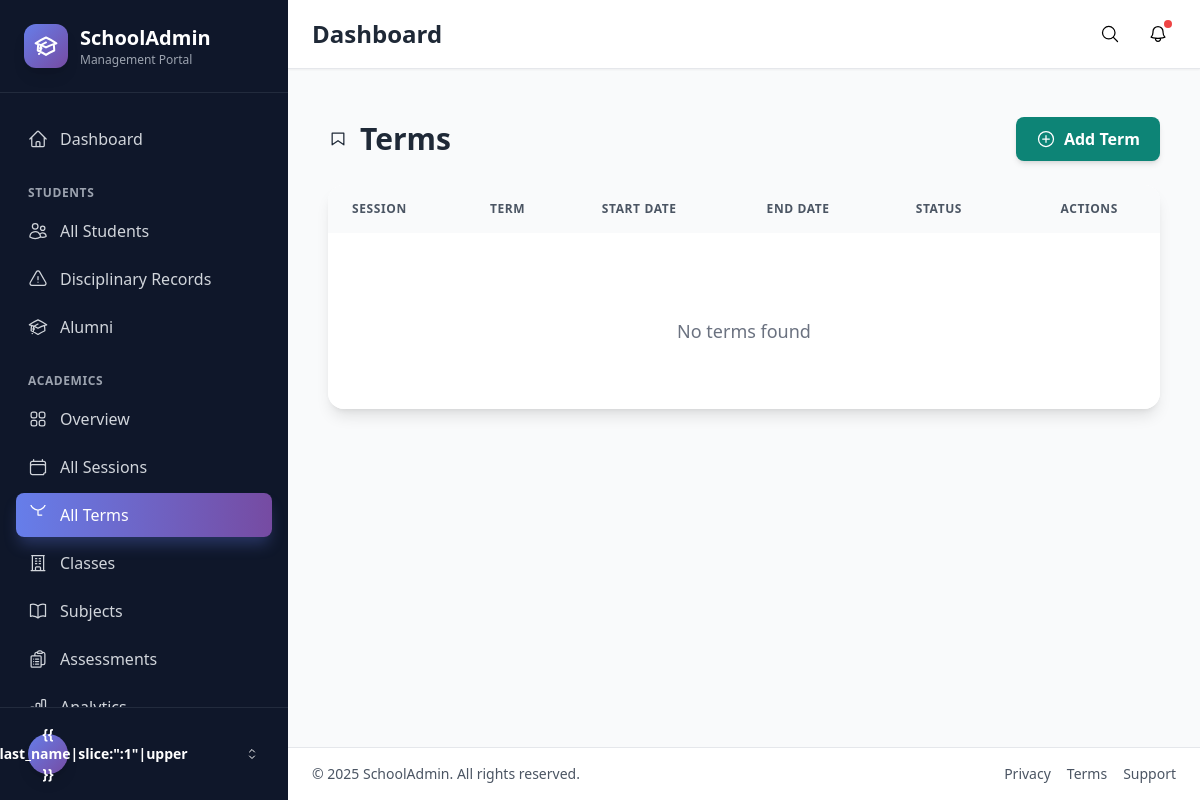
The app's page /academics/terms/ (signed in), older data.
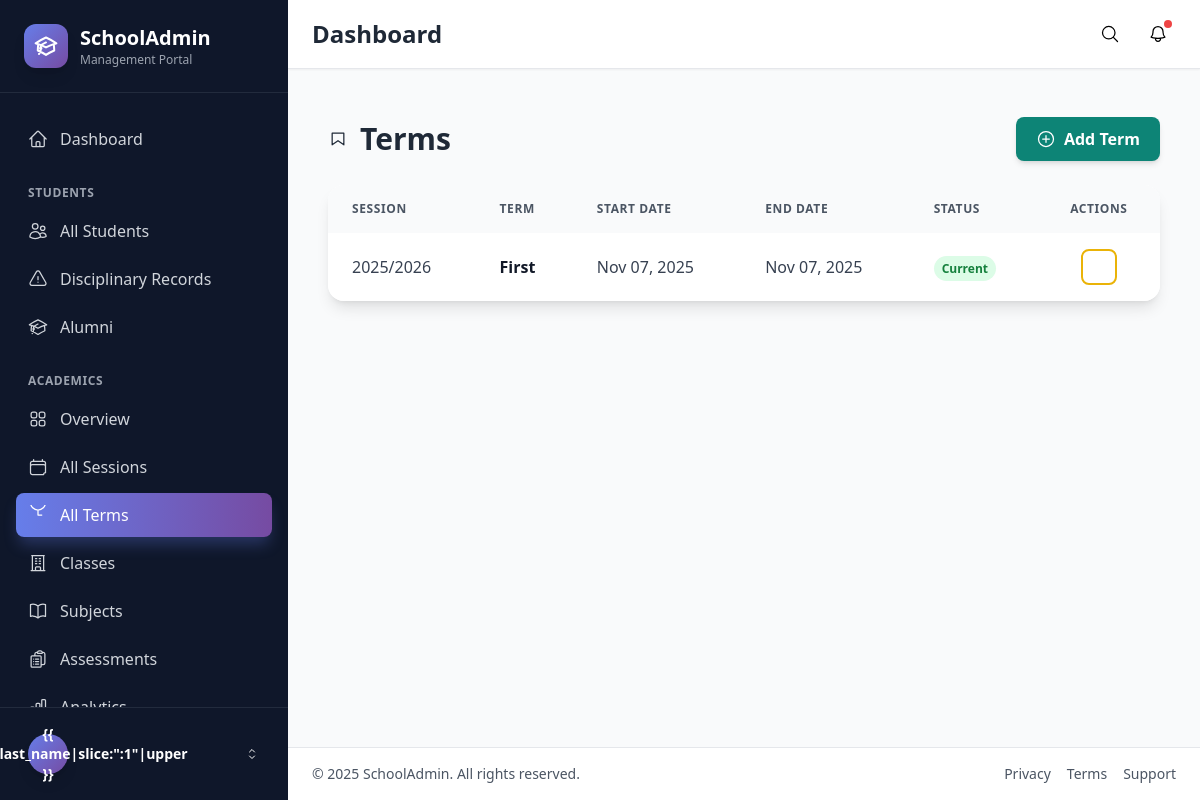
The same page, newer data.
### academics/models.py (models this page shows, shortened)
class Term(models.Model):
    TERM_CHOICES = [
        ("First", "First Term"),
        ("Second", "Second Term"),
        ("Third", "Third Term"),
    ]
    session = models.ForeignKey(
        AcademicSession, on_delete=models.CASCADE, related_name="terms"
    )
    name = models.CharField(max_length=20, choices=TERM_CHOICES)
    start_date = models.DateField()
    end_date = models.DateField()
    is_current = models.BooleanField(default=False)
    class Meta:
        unique_together = ["session", "name"]
        ordering = ["-session__start_date", "name"]

class AcademicSession(models.Model):
    name = models.CharField(max_length=100)  # e.g., "2024/2025"
    start_date = models.DateField()
    end_date = models.DateField()
    is_current = models.BooleanField(default=False)
    class Meta:
        ordering = ["-start_date"]

### academics/views.py (the view)
# urls.py: path("terms/", views.term_list, name="term_list"),
@login_required
@user_passes_test(lambda u: u.is_superuser)
def term_list(request):
    terms = Term.objects.all().order_by("-session__start_date", "name")
    return render(request, "academics/term_list.html", {"terms": terms})

### academics/templates/academics/term_list.html (shortened to what this page needs)
{% extends 'records/base.html' %}
{% block content %}
<div class="container mx-auto px-4 py-6">
    <div class="flex flex-col md:flex-row justify-between items-start md:items-center gap-4 mb-6">
        <h2 class="text-2xl md:text-3xl font-bold text-gray-800 flex items-center gap-3">
            <svg xmlns="http://www.w3.org/2000/svg" viewBox="0 0 24 24" fill="none" stroke="currentColor" stroke-width="1.5" class="w-5 h-5 inline-block"><path stroke-linecap="round" stroke-linejoin="round" d="M5 5v14l7-5 7 5V5z"/></svg> Terms
        </h2>
        <a href="{% url 'academics:term_create' %}" class="inline-flex items-center gap-2 px-5 py-2.5 bg-primary-600 text-white font-semibold rounded-lg shadow-md hover:bg-primary-700 hover:shadow-lg hover:-translate-y-0.5 transition-all">
            <svg xmlns="http://www.w3.org/2000/svg" viewBox="0 0 24 24" fill="none" stroke="currentColor" stroke-width="1.5" class="w-5 h-5 inline-block"><circle cx="12" cy="12" r="9"/><path stroke-linecap="round" stroke-linejoin="round" d="M12 8v8M8 12h8"/></svg> Add Term
        </a>
    </div>
    <div class="bg-white rounded-2xl shadow-lg overflow-hidden">
        <div class="overflow-x-auto">
            <table class="w-full">
                <thead class="bg-gray-50">
                    <tr>
                        <th class="px-6 py-4 text-left text-xs font-semibold text-gray-600 uppercase tracking-wider">Session</th>
                        <th class="px-6 py-4 text-left text-xs font-semibold text-gray-600 uppercase tracking-wider">Term</th>
                        <th class="px-6 py-4 text-left text-xs font-semibold text-gray-600 uppercase tracking-wider">Start Date</th>
                        <th class="px-6 py-4 text-left text-xs font-semibold text-gray-600 uppercase tracking-wider">End Date</th>
                        <th class="px-6 py-4 text-left text-xs font-semibold text-gray-600 uppercase tracking-wider">Status</th>
                        <th class="px-6 py-4 text-center text-xs font-semibold text-gray-600 uppercase tracking-wider">Actions</th>
                    </tr>
                </thead>
                <tbody class="bg-white divide-y divide-gray-200">
                    {% for term in terms %}
                    <tr class="hover:bg-gray-50 transition-colors">
                        <td class="px-6 py-4 whitespace-nowrap text-gray-700">{{ term.session.name }}</td>
                        <td class="px-6 py-4 whitespace-nowrap">
                            <span class="font-semibold text-gray-900">{{ term.name }}</span>
                        </td>
                        <td class="px-6 py-4 whitespace-nowrap text-gray-700">{{ term.start_date|date:"M d, Y" }}</td>
                        <td class="px-6 py-4 whitespace-nowrap text-gray-700">{{ term.end_date|date:"M d, Y" }}</td>
                        <td class="px-6 py-4 whitespace-nowrap">
                            {% if term.is_current %}
                            <span class="px-2 py-1 text-xs font-semibold rounded-full bg-green-100 text-green-700">Current</span>
                            {% else %}
                            <span class="px-2 py-1 text-xs font-semibold rounded-full bg-gray-100 text-gray-700">Inactive</span>
                            {% endif %}
                        </td>
                        <td class="px-6 py-4 whitespace-nowrap text-center">
                            <a href="{% url 'academics:term_update' term.pk %}"
                                class="inline-flex items-center justify-center w-9 h-9 border-2 border-yellow-500 text-yellow-600 rounded-lg hover:bg-yellow-50 transition-colors">
                                <svg xmlns="http://www.w3.org/2000/svg" fill="none" viewBox="0 0 24 24" stroke-width="1.5" stroke="currentColor" class="w-5 h-5 inline-block" title="pencil"></svg>
                            </a>
                        </td>
                    </tr>
                    {% empty %}
                    <tr>
                        <td colspan="6" class="px-6 py-16 text-center">
                            <div class="flex flex-col items-center justify-center">
                                <svg xmlns="http://www.w3.org/2000/svg" fill="none" viewBox="0 0 24 24" stroke-width="1.5" stroke="currentColor" class="w-5 h-5 inline-block" title="inbox text-6xl text-gray-300 mb-4"></svg>
                                <p class="text-gray-500 text-lg font-medium">No terms found</p>
                            </div>
                        </td>
                    </tr>
                    {% endfor %}
                </tbody>
            </table>
        </div>
    </div>
</div>
{% endblock %}

### records/templates/records/base.html (shortened to what this page needs)
<!DOCTYPE html>
<html lang="en" class="h-full">
{% load static %}
<head>
    <script src="https://cdn.tailwindcss.com"></script>
</head>
<body class="h-full bg-gray-50">
    <div class="flex h-full">
        <aside id="sidebar"
            class="fixed inset-y-0 left-0 z-50 w-72 bg-sidebar-bg text-white transform transition-transform duration-300 lg:translate-x-0 -translate-x-full overflow-hidden sidebar-enter {% if 'login' in request.path %}hidden{% endif %}{% block hide_sidebar %}{% endblock %}">
            <div class="flex flex-col h-full">
                <div class="flex items-center gap-3 px-6 py-6 border-b border-gray-700/50">
                    <div class="bg-gradient-to-br from-primary-500 to-secondary-500 p-2.5 rounded-xl shadow-lg">
                    </div>
                    <div>
                        <h1 class="text-xl font-bold">SchoolAdmin</h1>
                        <p class="text-xs text-gray-400">Management Portal</p>
                    </div>
                </div>
                <nav class="flex-1 px-4 py-6 overflow-y-auto">
                    {% if request.user.is_authenticated %}
                    <a href="{% url 'portal:dashboard' %}" class="sidebar-link">
                        <span>Dashboard</span>
                    </a>
                    {% if request.user.is_staff %}
                    {% if not request.user.is_teacher %}
                    <div class="mt-6">
                        <p class="px-3 text-xs font-semibold text-gray-400 uppercase tracking-wider mb-2">Students</p>
                        <a href="{% url 'records:student_list' %}" class="sidebar-link">
                            <span>All Students</span>
                        </a>
                        <a href="{% url 'committee:offense_list' %}" class="sidebar-link">
                            <span>Disciplinary Records</span>
                        </a>
                        {% if request.user.is_superuser %}
                        <a href="{% url 'records:alumni_list' %}" class="sidebar-link">
                            <span>Alumni</span>
                        </a>
                        {% endif %}
                    </div>
                    {% endif %}
                    <div class="mt-6">
                        <p class="px-3 text-xs font-semibold text-gray-400 uppercase tracking-wider mb-2">Academics</p>
                        <a href="{% url 'academics:dashboard' %}" class="sidebar-link">
                            <span>Overview</span>
                        </a>
                        <a href="{% url 'academics:session_list' %}" class="sidebar-link">
                            <span>All Sessions</span>
                        </a>
                        <a href="{% url 'academics:term_list' %}" class="sidebar-link">
                            <svg xmlns="http://www.w3.org/2000/svg" fill="none" viewBox="0 0 24 24" stroke-width="1.5"
                                stroke="currentColor" class="w-5 h-5">
                                <path stroke-linecap="round" stroke-linejoin="round"
                                    d="M12 6v6h4.5m4.5-15a9 9 0 11-18 0 9 9 0 0118 0z" />
                            </svg>
                            <span>All Terms</span>
                        </a>
                        <a href="{% url 'academics:classroom_list' %}" class="sidebar-link">
                            <span>Classes</span>
                        </a>
                        <a href="{% url 'academics:subject_list' %}" class="sidebar-link">
                            <span>Subjects</span>
                        </a>
                        <a href="{% url 'academics:assessment_list' %}" class="sidebar-link">
                            <span>Assessments</span>
                        </a>
                        <a href="{% url 'academics:performance_analytics' %}" class="sidebar-link">
                            <span>Analytics</span>
                        </a>
                    </div>
                    {% endif %}
                    {% endif %}
                </nav>
                <div class="p-4 border-t border-gray-700/50">
                    {% if request.user.is_authenticated %}
                    <div class="relative group">
                        <button
                            class="w-full flex items-center gap-3 px-3 py-2.5 rounded-lg hover:bg-sidebar-hover transition-colors">
                            <div
                                class="w-10 h-10 rounded-full bg-gradient-to-br from-primary-500 to-secondary-500 flex items-center justify-center text-white font-bold text-sm shadow-lg">
                                {{ request.user.first_name|slice:":1"|upper }}{{ request.user.last_name|slice:":1"|upper
                                }}
                            </div>
                            <svg xmlns="http://www.w3.org/2000/svg" fill="none" viewBox="0 0 24 24" stroke-width="1.5"
                                stroke="currentColor" class="w-4 h-4">
                                <path stroke-linecap="round" stroke-linejoin="round"
                                    d="M8.25 15L12 18.75 15.75 15m-7.5-6L12 5.25 15.75 9" />
                            </svg>
                        </button>
                    </div>
                    {% endif %}
                </div>
            </div>
        </aside>
        <div class="flex-1 flex flex-col {% block main_margin %}lg:ml-72{% endblock %}">
            <header class="sticky top-0 z-40 bg-white border-b border-gray-200 backdrop-blur-sm bg-white/95 shadow-sm {% block hide_header %}{% endblock %}">
                <div class="flex items-center justify-between px-6 py-4">
                    <h1 class="text-2xl font-bold text-gray-800">{% block page_title %}Dashboard{% endblock %}</h1>
                    <div class="flex items-center gap-3">
                        <button class="p-2 rounded-lg hover:bg-gray-100 transition-colors" title="Search">
                            <svg xmlns="http://www.w3.org/2000/svg" fill="none" viewBox="0 0 24 24" stroke-width="1.5"
                                stroke="currentColor" class="w-5 h-5">
                                <path stroke-linecap="round" stroke-linejoin="round"
                                    d="M21 21l-5.197-5.197m0 0A7.5 7.5 0 105.196 5.196a7.5 7.5 0 0010.607 10.607z" />
                            </svg>
                        </button>
                        <button class="relative p-2 rounded-lg hover:bg-gray-100 transition-colors"
                            title="Notifications">
                            <span class="absolute top-1 right-1 w-2 h-2 bg-red-500 rounded-full"></span>
                        </button>
                    </div>
                </div>
            </header>
                <main class="flex-1 overflow-y-auto p-6 content-fade">
                                {% block content %}{% endblock %}
            </main>
            <footer class="bg-white border-t border-gray-200 px-6 py-4">
                <div class="flex flex-col sm:flex-row items-center justify-between text-sm text-gray-600 gap-2">
                    <p>&copy; {% now "Y" %} SchoolAdmin. All rights reserved.</p>
                    <div class="flex gap-4">
                        <a href="#" class="hover:text-primary-600 transition-colors">Privacy</a>
                        <a href="#" class="hover:text-primary-600 transition-colors">Terms</a>
                        <a href="#" class="hover:text-primary-600 transition-colors">Support</a>
                    </div>
                </div>
            </footer>
        </div>
    </div>
</body>
</html>

### records/templates/records/base.html (style rules this page uses)
.sidebar-enter { animation: slideInLeft 0.3s ease-out; }
.content-fade { animation: fadeIn 0.4s ease-out; }
.sidebar-link { display: flex; align-items: center; gap: 0.75rem; padding: 0.625rem 0.75rem; border-radius: 0.5rem; color: #d1d5db; transition: all 0.2s ease; margin-bottom: 0.25rem; }
.sidebar-link.active { background: linear-gradient(to right, #667eea, #764ba2); color: white; box-shadow: 0 10px 15px -3px rgba(102, 126, 234, 0.3); }

Row changes from the older to the newer data that the page shows:
added Term: session.name "2025/2026", name "First", start_date "Nov 07, 2025", end_date "Nov 07, 2025", is_current "Current"
Text that changed along with them:
text no longer shown: "No terms found"
